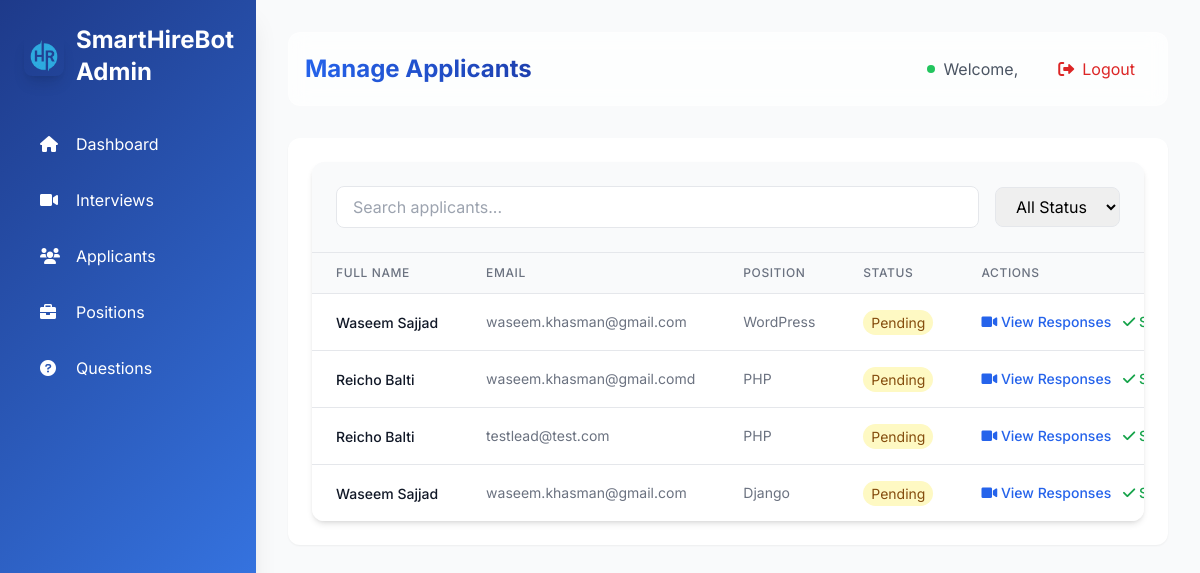
Page /applicants/ on the earlier database version.
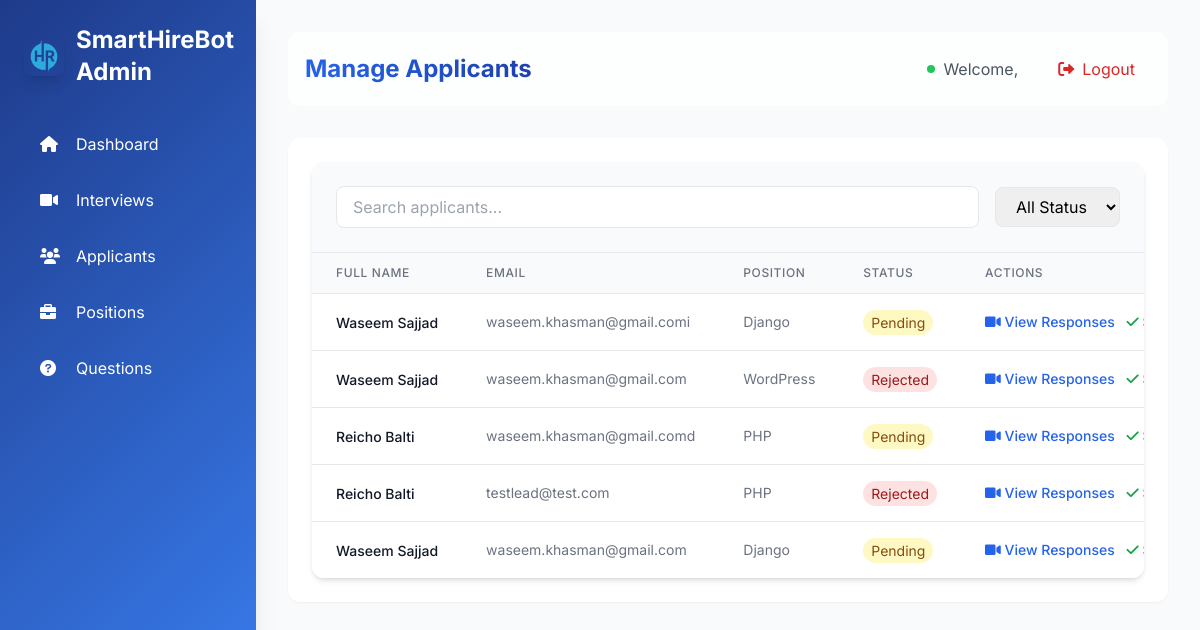
Same page on the later database version.
### interviews/models.py (models this page shows, shortened)
class Applicant(models.Model):
    STATUS_CHOICES = [
        ('Pending', 'Pending'),
        ('Selected', 'Selected'),
        ('Rejected', 'Rejected'),
    ]
    user = models.ForeignKey(User, on_delete=models.CASCADE, related_name="applicants", null=True, blank=True)
    fullname = models.CharField(max_length=255)
    email = models.EmailField()
    position = models.ForeignKey(Position, on_delete=models.CASCADE, related_name="applicants")
    status = models.CharField(max_length=10, choices=STATUS_CHOICES, default='Pending')
    resume = models.FileField(upload_to='resumes/', null=True, blank=True)
    created_at = models.DateTimeField(auto_now_add=True)
    class Meta:
        unique_together = ('email', 'position')

class Position(models.Model):
    name = models.CharField(max_length=255, unique=True)
    description = models.TextField(blank=True, null=True)
    created_at = models.DateTimeField(auto_now_add=True)
    is_active = models.BooleanField(default=True)

### interviews/views.py (the view)
# urls.py: path('applicants/', manage_applicants, name='manage_applicants'),
def manage_applicants(request):
    applicants = Applicant.objects.all().order_by('-id')
    return render(request, 'admin/manage_applicants.html', {'applicants': applicants})

### interviews/templates/admin/manage_applicants.html (shortened to what this page needs)
{% extends "admin/base_admin.html" %}
{% block admin_content %}
<div class="bg-white rounded-xl shadow-md overflow-hidden">
    <div class="p-6 bg-gray-50 border-b">
        <div class="flex items-center space-x-4">
            <div class="flex-1">
                <input type="text" id="search" placeholder="Search applicants..."
                       class="w-full px-4 py-2 border rounded-lg focus:ring-2 focus:ring-blue-500 focus:border-blue-500">
            </div>
            <select id="status-filter" class="px-4 py-2 border rounded-lg focus:ring-2 focus:ring-blue-500 focus:border-blue-500">
                <option value="">All Status</option>
            </select>
        </div>
    </div>
    <div class="overflow-x-auto">
        <table class="min-w-full divide-y divide-gray-200">
            <thead class="bg-gray-50">
                <tr>
                    <th class="px-6 py-3 text-left text-xs font-medium text-gray-500 uppercase tracking-wider">Full Name</th>
                    <th class="px-6 py-3 text-left text-xs font-medium text-gray-500 uppercase tracking-wider">Email</th>
                    <th class="px-6 py-3 text-left text-xs font-medium text-gray-500 uppercase tracking-wider">Position</th>
                    <th class="px-6 py-3 text-left text-xs font-medium text-gray-500 uppercase tracking-wider">Status</th>
                    <th class="px-6 py-3 text-left text-xs font-medium text-gray-500 uppercase tracking-wider">Actions</th>
                </tr>
            </thead>
            <tbody class="bg-white divide-y divide-gray-200">
                {% for applicant in applicants %}
                <tr class="hover:bg-gray-50 transition">
                    <td class="px-6 py-4 whitespace-nowrap">
                        <span class="text-sm font-medium text-gray-900">{{ applicant.fullname }}</span>
                    </td>
                    <td class="px-6 py-4 whitespace-nowrap text-sm text-gray-500">
                        {{ applicant.email }}
                    </td>
                    <td class="px-6 py-4 whitespace-nowrap text-sm text-gray-500">
                        {{ applicant.position.name }}
                    </td>
                    <td class="px-6 py-4 whitespace-nowrap">
                        <span class="px-2 py-1 text-sm rounded-full
                            {% if applicant.status == 'Pending' %}bg-yellow-100 text-yellow-800
                            {% elif applicant.status == 'Selected' %}bg-green-100 text-green-800
                            {% else %}bg-red-100 text-red-800{% endif %}">
                            {{ applicant.status }}
                        </span>
                    </td>
                    <td class="px-6 py-4 whitespace-nowrap text-sm font-medium space-x-2">
                        <button onclick="viewResponses({{ applicant.id }})"
                                class="text-blue-600 hover:text-blue-900">
                            <i class="fas fa-video"></i> View Responses
                        </button>
                        <button onclick="updateStatus({{ applicant.id }}, 'Selected')" class="text-green-600 hover:text-green-900">
                            <i class="fas fa-check"></i> Select
                        </button>
                    </td>
                </tr>
                {% empty %}
                <tr>
                    <td colspan="5" class="px-6 py-4 text-center text-gray-500">
                        No applicants found.
                    </td>
                </tr>
                {% endfor %}
            </tbody>
        </table>
    </div>
</div>
{% endblock %}

Differences in the rows shown:
added Applicant: fullname "Waseem Sajjad", email "waseem.khasman@gmail.comi", position.name "Django", status "Pending"
changed Applicant "WordPress": status "Pending" → "Rejected"
changed Applicant "testlead@test.com": status "Pending" → "Rejected"
